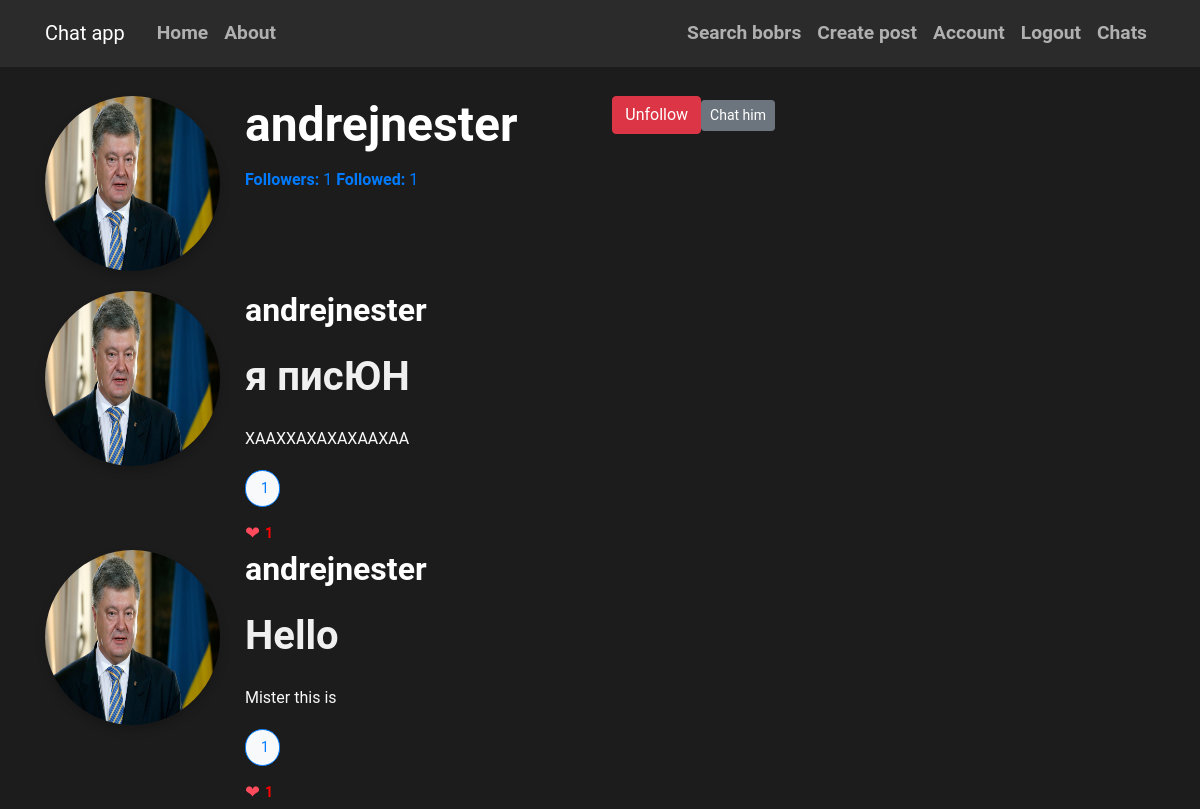
Screenshot of /user_info/andrejnester (signed in) with the database file from the repository.
### flaskblog/models.py (models this page shows, shortened)
class User(db.Model, UserMixin):
    id = db.Column(db.Integer, primary_key=True)
    username = db.Column(db.String(20), unique=True, nullable=False)
    email = db.Column(db.String(120), unique=True, nullable=False)
    image_file = db.Column(db.String(20), nullable=False, default='default.jpg')
    password = db.Column(db.String(60), nullable=False)
    posts = db.relationship('Post', backref='author', lazy=True)
    followed = db.relationship('Follow', foreign_keys='Follow.follower_id',
                               back_populates='follower', lazy='dynamic',
                               cascade='all, delete-orphan')
    followers = db.relationship('Follow', foreign_keys='Follow.followed_id',
                                back_populates='followed', lazy='dynamic',
                                cascade='all, delete-orphan')
    sent_messages = db.relationship('Message', foreign_keys='Message.sender_id',
                                    back_populates='sender', lazy=True)
    received_messages = db.relationship('Message', foreign_keys='Message.recipient_id',
                                        back_populates='recipient', lazy=True)
    def is_following(self, user):
        return self.followed.filter_by(followed_id=user.id).first() is not None

class Post(db.Model):
    id = db.Column(db.Integer, primary_key=True)
    title = db.Column(db.String(100), nullable=False)
    date_posted = db.Column(db.DateTime, nullable=False, default=datetime.utcnow)
    content = db.Column(db.Text, nullable=False)
    user_id = db.Column(db.Integer, db.ForeignKey('user.id'), nullable=False)
    comments = db.relationship('Comment', backref='post', lazy='dynamic')
    post_likes = db.relationship('Like', back_populates='post', lazy='dynamic')

### flaskblog/routes.py (the view)
@app.route("/user_info/<username>")
def user_info(username):
    user = User.query.filter_by(username=username).first_or_404()
    page = request.args.get('page', 1, type=int)
    posts = Post.query.filter_by(author=user).order_by(Post.date_posted.desc()).paginate(page=page, per_page=5)
    return render_template('user_info.html', user=user, posts=posts)

### flaskblog/models.py (called while the page is built)
@login_manager.user_loader
def load_user(user_id):
    return User.query.get(int(user_id))

### flaskblog/templates/user_info.html (shortened to what this page needs)
{% extends "base.html" %}
{% block content %}
<div class="contain">
  <div class="user-info-section">
    <div class="media">
      <img class="rounded-circle account-img" src="{{ url_for('static', filename='pictures/' + user.image_file) }}" alt="Profile Image">
      <div class="media-body">
        <h2 class="account-heading">{{ user.username }}</h2>
        <a href="{{ url_for('followers',username=user.username)}}"><strong>Followers:</strong> {{ user.followers.count() }}</a>
        <a href="{{ url_for('followed',username=user.username) }}"><strong>Followed:</strong> {{ user.followed.count() }}</a>
      </div>
      {% if current_user.username==user.username %}
        {% else %}
            {% if current_user.is_following(user) %}
                <a href="{{ url_for('unfollow', username=user.username) }}" class="btn btn-danger">Unfollow</a>
              {% else %}
                <a href="{{ url_for('follow', username=user.username) }}" class="btn btn-primary">Follow</a>
              {% endif %}
            <a class="btn btn-secondary btn-sm mt-1 mb-1" href="{{ url_for('chat',recipient_username=user.username) }}">Chat him</a>
        {% endif %}
    </div>
  </div>
  <div class="user-posts-section">
    {% for post in posts %}
    <div class="post-card">
      <div class="media">
        <img class="rounded-circle account-img" src="{{ url_for('static', filename='pictures/' + user.image_file) }}" alt="Profile Image">
        <div class="media-body">
          <h2 class="post-author">{{ post.author.username }}</h2>
              <h2><a class="article-title" href="{{ url_for('post',post_id=post.id) }}">{{ post.title }}</a></h2>
          <p class="post-content">{{ post.content }}</p>
          <button class="comment-button">
     {{ post.comments.count() }}
</button>
            <div class="likes-container">
    <span class="like-icon">&#10084; </span>
    <a href="{{ url_for('post_likes',post_id=post.id) }}" class="likes-count">{{ post.post_likes.count() }}</a>
</div>
        </div>
      </div>
    </div>
    {% endfor %}
  </div>
</div>
{% endblock %}

### flaskblog/static/main.css (style rules this page uses)
body { background: #1c1c1c; color: #f8f8f8; margin-top: 6rem; font-family: 'Roboto', sans-serif; line-height: 1.8; }
h1, h2, h3, h4, h5, h6 { color: #ffffff; margin-bottom: 1.5rem; font-weight: 700; }
.article-title { color: #f0f0f0; font-size: 2.5rem; font-weight: 600; }
.account-img { height: 175px; width: 175px; margin-right: 25px; margin-bottom: 20px; border-radius: 50%; box-shadow: 0 5px 10px rgba(0, 0, 0, 0.2); }
.account-heading { font-size: 3rem; color: #ffffff; margin-bottom: 0.8rem; }
button, input[type="submit"] { background-color: #444444; color: #ffffff; border: none; border-radius: 6px; padding: 12px 25px; font-size: 1.2rem; cursor: pointer; transition: background-color 0.3s ease; }
.comment-button { background-color: #f8f9fa; border: 1px solid #007bff; color: #007bff; font-size: 14px; padding: 5px 10px; border-radius: 20px; display: flex; align-items: center; cursor: pointer; transition: background-color 0.3s, color 0.3s; }
.likes-container { display: flex; align-items: center; margin-top: 10px; }
.like-icon { font-size: 18px; color: #ff4b5c; margin-right: 5px; }
.likes-count { font-size: 14px; color: red; font-weight: bold; }

### rows the page displays
User: image_file (placeholder picture), username "andrejnester"
Post: image_file (placeholder picture), author.username "andrejnester", title "я писЮН", content "ХААХХАХАХАХААХАА", comments.count "1", post_likes.count "1"
Post: image_file (placeholder picture), author.username "andrejnester", title "Hello", content "Mister this is", comments.count "1", post_likes.count "1"

### other values shown
{{ user.followers.count() }} "1"
{{ user.followed.count() }} "1"
